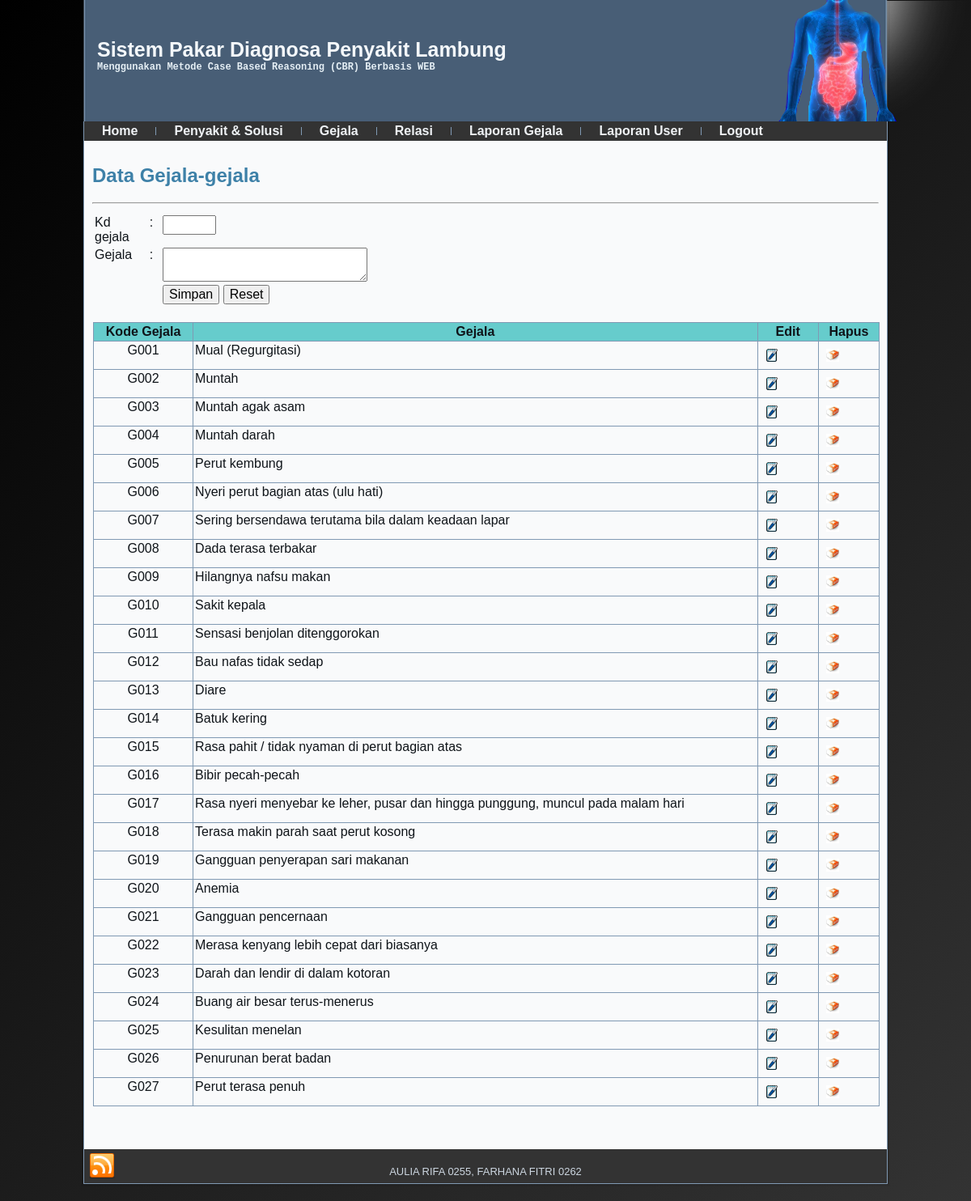
Screenshot of /admin/haladmin.php?top=gejala.php with the database file from the repository.
### tables this page shows
CREATE TABLE `gejala` (
  `kd_gejala` char(4) NOT NULL,
  `gejala` varchar(100) NOT NULL
);

### admin/gejala.php (the view, shortened to what this page needs)
<!DOCTYPE HTML PUBLIC "-//W3C//DTD HTML 4.01 Transitional//EN"
"http://www.w3.org/TR/html4/loose.dtd">
<html>
<head>
</head>
<body>
<h2>Data Gejala-gejala</h2><hr>
<form name="form3" onSubmit="return validasi(this);" method="post" action="simpangejala.php">
<table class="tab" width="341" border="0" align="center">
  <tr>
    <td colspan="3"><div align="center"></div></td>
  </tr>
  <tr>
    <td width="93">Kd gejala </td>
    <td width="25">:</td>
    <td width="201">
      <input name="kd_gejala" type="text" id="kd_gejala" size="4" maxlength="4">
    </td>
  </tr>
  <tr>
    <td> Gejala </td>
    <td>:</td>
    <td>
      <textarea name="gejala" cols="25" id="gejala"></textarea>
    </td>
  </tr>
    <tr>
    <td>&nbsp;</td>
    <td>&nbsp;</td>
    <td>
      <input name="simpan" type="submit" id="simpan" value="Simpan">
      <input type="reset" name="reset" value="Reset">
    </td>
  </tr>
</table>
</form>
<br><table id="tabel" width="100%" border="1" align="center" cellpadding="3" cellspacing="0">
  <tr bgcolor="#66CCCC" align="center">
    <td width="85"><div align="center"><strong>Kode Gejala</strong></td>
    <td width="505"><div align="center"><strong>Gejala</strong></td>
    <td width="50"><div align="center"><strong>Edit</strong></td>
    <td width="50"><div align="center"><strong>Hapus</strong></td>
  </tr>
  <tr>
    <?php
	include "../koneksi.php";
	$sql = "SELECT * FROM gejala ORDER BY kd_gejala";
	$qry = mysql_query($sql,$koneksi) or die ("SQL Error".mysql_error());
	while ($data = mysql_fetch_array ($qry)) {
   ?>
  <tr>
    <td><div align="center"><?php echo $data['kd_gejala']; ?></td>
    <td><?php echo $data['gejala']; ?></td>
    <td><a title="Edit Penyakit" href="edgejala.php?kdubah=<?php echo $data['kd_gejala'];?>"><img src="image/edit.jpeg" width="16" height="16" border="0"></a></td>
    <td><a title="Hapus Gejala" style="cursor:pointer;" onclick="return konfirmasi('<?php echo $data['kd_gejala'];?>');"><img src="image/hapus.jpeg" width="16" height="16" ></a></td>
  </tr>
  <?php
  } ?>
</table>
<p>&nbsp; </p>
</body>
</html>

### admin/haladmin.php (shortened to what this page needs)
<!DOCTYPE html PUBLIC "-//W3C//DTD XHTML 1.0 Transitional//EN" "http://www.w3.org/TR/xhtml1/DTD/xhtml1-transitional.dtd"[]>
<html xmlns="http://www.w3.org/1999/xhtml" dir="ltr" lang="en-US" xml:lang="en">
<head>
    <link rel="stylesheet" href="../style.css" type="text/css" media="screen" />
</head>
<body>
<div id="art-main">
    <div class="art-header">
        <div class="art-header-clip">
        <div class="art-header-center">
            <div class="art-header-jpeg"></div>
        </div>
        </div>
    <div class="art-header-wrapper">
    <div class="art-header-inner">
        <div class="art-headerobject"></div>
        <div class="art-logo">
                 <h1 class="art-logo-name">Sistem Pakar Diagnosa Penyakit Lambung</h1>
                 <h2 class="art-logo-text">Menggunakan Metode Case Based Reasoning (CBR) Berbasis WEB</h2>
                </div>
    </div>
    </div>
    </div>
    <div class="cleared reset-box"></div><div class="art-sheet">
        <div class="art-sheet-cc"></div>
        <div class="art-sheet-body">
<div class="art-nav">
<div class="art-nav-outer">
<?php include "menu.php"; ?>
</div>
</div>
<div class="art-content-layout">
                <div class="art-content-layout-row">
                    <div class="art-layout-cell art-content">
<div class="art-post">
 <div class="art-post-body">
<div class="art-post-inner art-article">
<div class="art-postcontent">
<?php
$top=$_GET['top'];
if(empty($top)){
$on_top="home.php";
}
else{
$on_top=$top;
include "$on_top";
}
?>
                </div>
                </div>
    </div>
</div>
                    </div>
                </div>
            </div>
            <div class="art-footer">
                <div class="art-footer-t"></div>
                <div class="art-footer-body">
                    <a href="#" class="art-rss-tag-icon" title="RSS"></a>
                            <div class="art-footer-text">
<p><br /></p>
<p>AULIA RIFA 0255, FARHANA FITRI 0262<br /> </p>
                                                            </div>
                </div>
            </div>
        </div>
    </div>
    <p class="art-page-footer"><a href="http://www.artisteer.com/?p=website_templates"></a> </p>
</div>
</body>
</html>

### admin/menu.php
<ul class="art-hmenu">
		<li>
			<a href="haladmin.php?top=home.php"><span class="l"></span><span class="r"></span><span class="t">Home</span></a>
		</li>
		<li>
			<a href="haladmin.php?top=penyakit_solusi.php"><span class="l"></span><span class="r"></span><span class="t">Penyakit & Solusi </span></a>
		</li>
		<li>
			<a href="haladmin.php?top=gejala.php" ><span class="l"></span><span class="r"></span><span class="t">Gejala</span></a>
		</li>
		<li>
			<a href="haladmin.php?top=relasi.php"><span class="l"></span><span class="r"></span><span class="t">Relasi</span></a>
		</li>
		<li>
			<a href="haladmin.php?top=lapgejala.php"><span class="l"></span><span class="r"></span><span class="t">Laporan Gejala</span></a>
		</li>
        <li>
			<a href="haladmin.php?top=lapuser.php"><span class="l"></span><span class="r"></span><span class="t">Laporan User</span></a>
		</li>
		<li>
			<a href="logout.php"><span class="l"></span><span class="r"></span><span class="t">Logout</span></a>
		</li>
</ul>

### rows the page displays
gejala: kd_gejala "G001", gejala "Mual (Regurgitasi)"
gejala: kd_gejala "G002", gejala "Muntah"
gejala: kd_gejala "G003", gejala "Muntah agak asam"
gejala: kd_gejala "G004", gejala "Muntah darah"
gejala: kd_gejala "G005", gejala "Perut kembung"
gejala: kd_gejala "G006", gejala "Nyeri perut bagian atas (ulu hati)"
gejala: kd_gejala "G007", gejala "Sering bersendawa terutama bila dalam keadaan lapar"
gejala: kd_gejala "G008", gejala "Dada terasa terbakar"
gejala: kd_gejala "G009", gejala "Hilangnya nafsu makan"
gejala: kd_gejala "G010", gejala "Sakit kepala"
gejala: kd_gejala "G011", gejala "Sensasi benjolan ditenggorokan"
gejala: kd_gejala "G012", gejala "Bau nafas tidak sedap"
gejala: kd_gejala "G013", gejala "Diare"
gejala: kd_gejala "G014", gejala "Batuk kering"
gejala: kd_gejala "G015", gejala "Rasa pahit / tidak nyaman di perut bagian atas"
gejala: kd_gejala "G016", gejala "Bibir pecah-pecah"
gejala: kd_gejala "G017", gejala "Rasa nyeri menyebar ke leher, pusar dan hingga punggung, muncul pada malam hari"
gejala: kd_gejala "G018", gejala "Terasa makin parah saat perut kosong"
gejala: kd_gejala "G019", gejala "Gangguan penyerapan sari makanan"
gejala: kd_gejala "G020", gejala "Anemia"
gejala: kd_gejala "G021", gejala "Gangguan pencernaan"
gejala: kd_gejala "G022", gejala "Merasa kenyang lebih cepat dari biasanya"
gejala: kd_gejala "G023", gejala "Darah dan lendir di dalam kotoran"
gejala: kd_gejala "G024", gejala "Buang air besar terus-menerus"
gejala: kd_gejala "G025", gejala "Kesulitan menelan"
gejala: kd_gejala "G026", gejala "Penurunan berat badan"
gejala: kd_gejala "G027", gejala "Perut terasa penuh"
